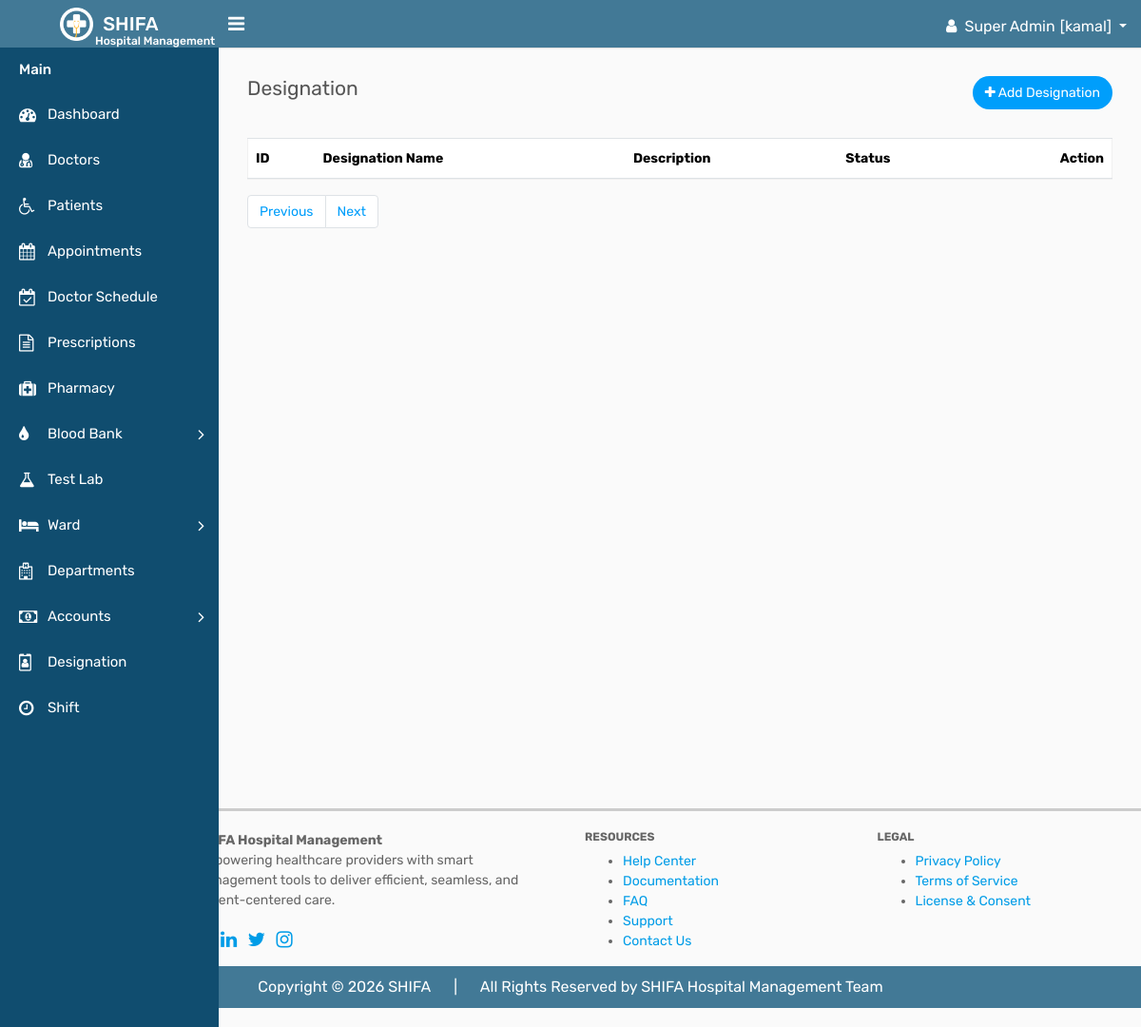
Page /designation/designation.php (signed in) on the earlier database version.
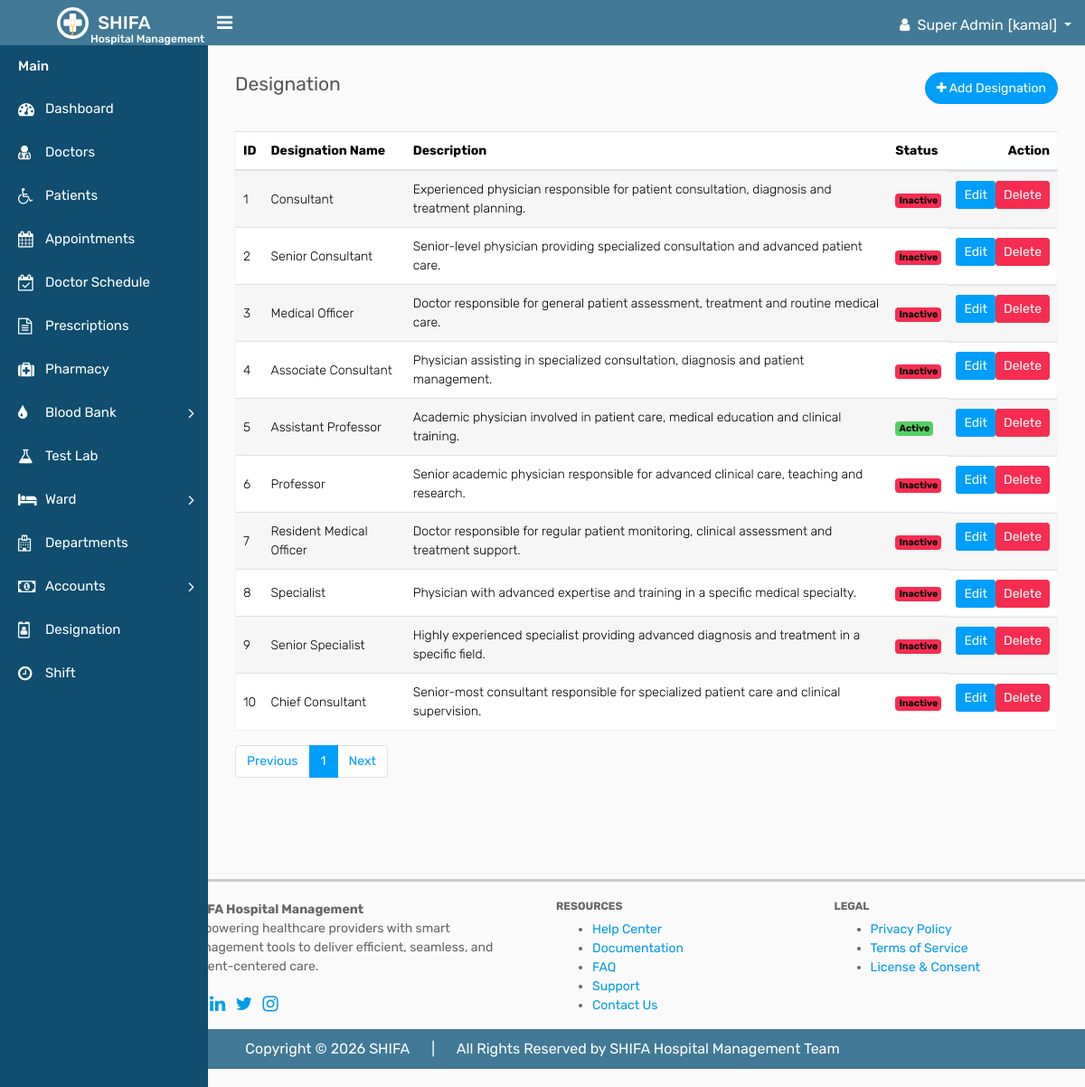
Same page on the later database version.
### tables this page shows
CREATE TABLE `designation` (
  `id` int(11) NOT NULL,
  `designation_name` varchar(100) DEFAULT NULL,
  `description` varchar(255) DEFAULT NULL,
  `status` int(2) NOT NULL COMMENT '0=inactive, 1=active',
  `created_at` timestamp NULL DEFAULT NULL,
  `updated_at` timestamp NULL DEFAULT NULL,
  `deleted_at` datetime DEFAULT NULL
);

### crud/crud_class.php (called while the page is built, shortened)
<?php
class crud_class{
    private $host = "localhost";
    private $username = "root";
    private $password = "";
    private $database = "shifa";
    public $conn;
    public function __construct(){
        $this->conn = new mysqli($this->host, $this->username, $this->password, $this->database);
    }
    public function common_select($table, $columns = "*", $where = [],$where_condition = "AND", $order_by = "",
        $sort_order = "ASC",$limit = "",$offset = ""){
        $result=[
            "status"=>false,
            "data"=>[],
            "message"=>""
        ];
        $sql = "SELECT $columns FROM $table";
        if(!empty($where)){
            $where_clauses = [];
            foreach($where as $column => $value){
                $where_clauses[] = "$table" . "." . "$column = '" . $this->conn->real_escape_string($value) . "'";
            }
            $sql .= " WHERE " . implode(" $where_condition ", $where_clauses);
            $sql .= " AND deleted_at IS NULL";
        }else{
            $sql .= " WHERE deleted_at IS NULL";
        }
        if(!empty($order_by)){
            $sql .= " ORDER BY $order_by $sort_order";
        }
        if(!empty($limit)){
            $sql .= " LIMIT $limit";
        }
        $rs = $this->conn->query($sql);
        if($rs->num_rows > 0){
            $result["status"] = true;
            $result["message"] = "Records found";
            while($row = $rs->fetch_object()){
                $result["data"][] = $row;
            }
            return $result;
        } else {
            $result["message"] = "No records found";
            return $result;
        }
    }
    public function number_of_records($table){
        $sql = "SELECT COUNT(*) as total FROM $table";
        $rs = $this->conn->query($sql);
        if($rs->num_rows > 0){
            $row = $rs->fetch_object();
            return $row->total;
        } else {
            return 0;
        }
    }
}

### component/connection.php (called while the page is built, shortened)
<?php
    $base_url = "http://localhost/shifa/";
    require_once  ($_SERVER['DOCUMENT_ROOT'] . "/shifa/crud/crud_class.php");
    $crud = new crud_class();
?>

### designation/designation.php (the view, shortened to what the changed rows need)
<?php require_once "../component/header.php"; ?>
<?php require_once "../component/sidebar.php"; ?>
        <div class="page-wrapper">
            <div class="content">
                <div class="row">
                    <div class="col-md-12">
                        <div class="table-responsive">
                            <table class="table table-striped custom-table mb-0 datatable">
                                <thead>
                                    <tr>
                                        <th>ID</th>
                                        <th>Designation Name</th>
                                        <th>Description</th>
                                        <th>Status</th>
                                        <th class="text-right">Action</th>
                                    </tr>
                                </thead>
                                <tbody>
                                    <tr>
                                        <?php
                                        if(isset($_GET['page']) && is_numeric($_GET['page'])){
                                            $page = (int)$_GET['page'];
                                        } else {
                                            $page = 1;
                                        }
                                        $designation = $crud->common_select("designation",'*',[],'AND','id','ASC',10,($page-1)*10);
                                        if($designation['status']){
                                        foreach ($designation['data'] as $designation) { ?>
                                        <td><?= $designation->id ?></td>
                                        <td><?= $designation->designation_name ?></td>
                                        <td><?= $designation->description ?></td>
                                        <td>
                                            <?php if ($designation->status == '1') { ?>
                                            <span class="badge bg-success">Active</span>
                                            <?php } else { ?>
                                            <span class="badge bg-danger">Inactive</span>
                                            <?php } ?>
                                        </td>
                                        <td class="d-flex justify-content-end">
                                            <a href="<?= $base_url ?>designation/edit_designation.php?id=<?= $designation->id ?>" class="btn btn-sm btn-primary mb-2 mb-lg-0 me-0 me-lg-2">Edit</a>
                                            <a onclick="return confirm('Are you sure you want to delete this designation?');" href="<?= $base_url ?>designation/delete_designation.php?id=<?= $designation->id ?>" class="btn btn-sm btn-danger">Delete</a>
                                        </td>
                                    </tr>
                                            <?php } } ?>
                                </tbody>
                            </table>
                        </div>
                        <div class="pb-3 ps-3 mt-3 d-flex justify-content-center justify-content-md-between justify-content-lg-between flex-wrap flex-md-nowrap">
                <nav aria-label="Page navigation" class="mb-3 mb-md-0 mb-lg-0">
                  <?php
                      $total_records = $crud->number_of_records("designation");
                      $records_per_page = 10;
                      $total_pages = ceil($total_records / $records_per_page);
                  ?>
                  <ul class="pagination">
                    <?php for ($i = 1; $i <= $total_pages; $i++) { ?>
                      <li class="page-item <?= ($i == $page) ? 'active' : '' ?>"><a class="page-link" href="<?= $base_url ?>departments/departments.php?page=<?= $i ?>"><?= $i ?></a></li>
                    <?php } ?>
                  </ul>
              </nav>
            </div>
        </div>
    </div>
</div>
        </div>
    </div>
<?php require_once "../component/footer.php"; ?>

Differences in the rows shown:
added designation: id "1", designation_name "Consultant", description "Experienced physician responsible for patient consultation, diagnosis and treatment planning.", status "Inactive"
added designation: id "2", designation_name "Senior Consultant", description "Senior-level physician providing specialized consultation and advanced patient care.", status "Inactive"
added designation: id "3", designation_name "Medical Officer", description "Doctor responsible for general patient assessment, treatment and routine medical care.", status "Inactive"
added designation: id "4", designation_name "Associate Consultant", description "Physician assisting in specialized consultation, diagnosis and patient management.", status "Inactive"
added designation: id "5", designation_name "Assistant Professor", description "Academic physician involved in patient care, medical education and clinical training.", status "Active"
added designation: id "6", designation_name "Professor", description "Senior academic physician responsible for advanced clinical care, teaching and research.", status "Inactive"
added designation: id "7", designation_name "Resident Medical Officer", description "Doctor responsible for regular patient monitoring, clinical assessment and treatment support.", status "Inactive"
added designation: id "8", designation_name "Specialist", description "Physician with advanced expertise and training in a specific medical specialty.", status "Inactive"
added designation: id "9", designation_name "Senior Specialist", description "Highly experienced specialist providing advanced diagnosis and treatment in a specific field.", status "Inactive"
added designation: id "10", designation_name "Chief Consultant", description "Senior-most consultant responsible for specialized patient care and clinical supervision.", status "Inactive"
Other differences:
new list line: "1"
